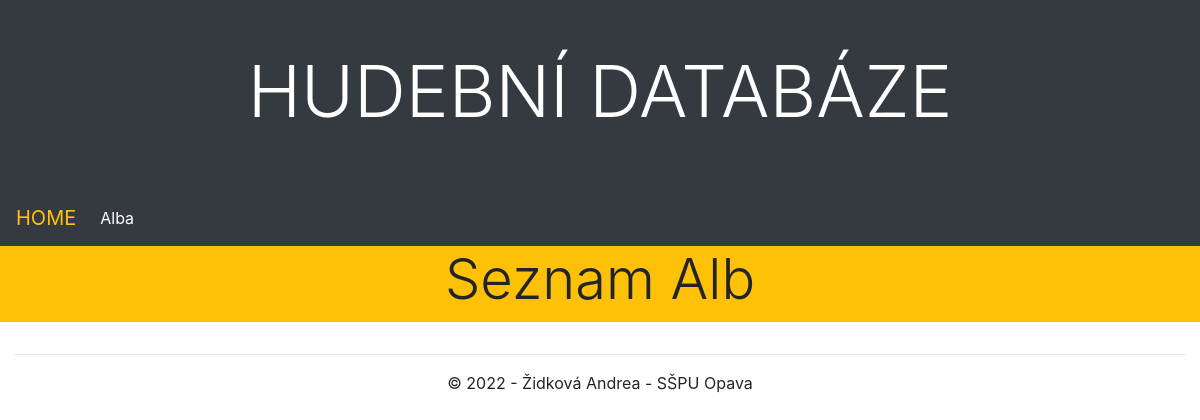
The app's page /databaze/album/, older data.
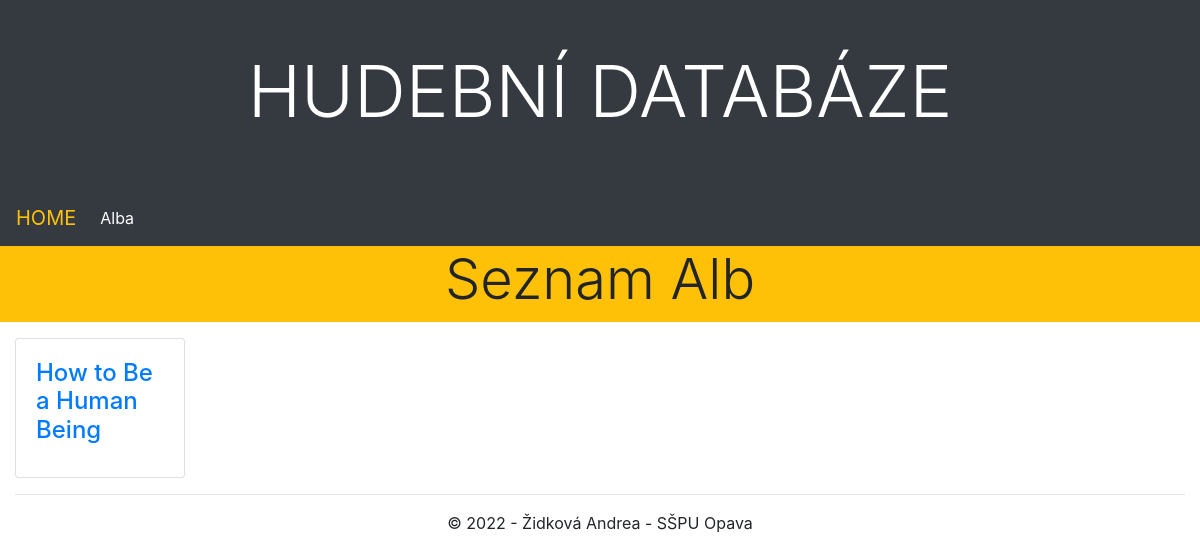
The same page, newer data.
### databaze/models.py (models this page shows, shortened)
class Album(models.Model):
    nazev_album = models.CharField(max_length=100, verbose_name="Název")
    datum_vydani = models.DateField(blank=True, null=True,
                                    verbose_name="Datum vydání")
    zanr = models.ManyToManyField(Zanr)
    umelec = models.ManyToManyField(Umelec)
    cover = models.ImageField(blank=True, verbose_name="Cover",
                               upload_to=cover_path)
    class Meta:
        verbose_name = 'Album',
        verbose_name_plural = 'Alba'

### databaze/views.py (the view)
# urls.py: path('album/', views.AlbumListView.as_view(), name='album_list'),
class AlbumListView(ListView):
    model = Album
    context_object_name = 'album_list'
    template_name = 'album/list.html'

### databaze/templates/album/list.html (shortened to what this page needs)
{% extends "base.html" %}
{% block content %}
<div class="row mb-3">
    <div class="col-sm-12 bg-warning">
        <h2 class="display-4 text-center">Seznam Alb</h2>
    </div>
</div>
<div class="row">
    {% for album in album_list %}
    <div class="col-sm-6 col-md-4 col-lg-3 col-xl-2">
        <div class="card">
            <div class="card-body">
                <h4 class="card-title"><a href="{% url 'album_detail' album.pk %}">{{ album.nazev_album }}</a></h4>
            </div>
        </div>
    </div>
{% endfor %}
</div>
{% endblock %}

Row changes from the older to the newer data that the page shows:
added Album: nazev_album "How to Be a Human Being"
